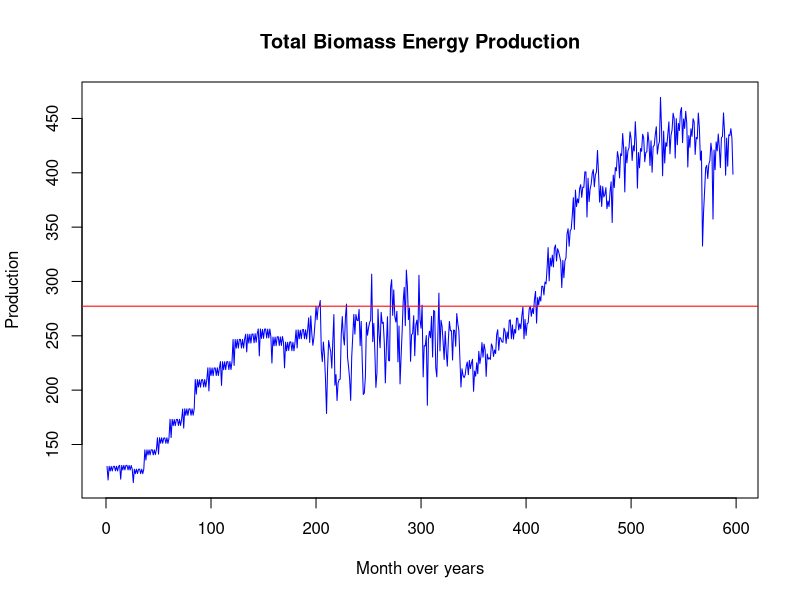
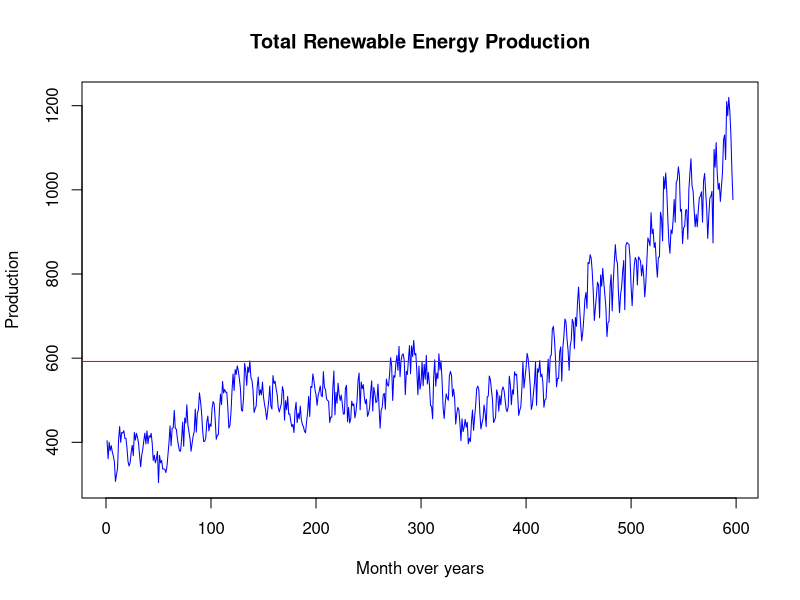
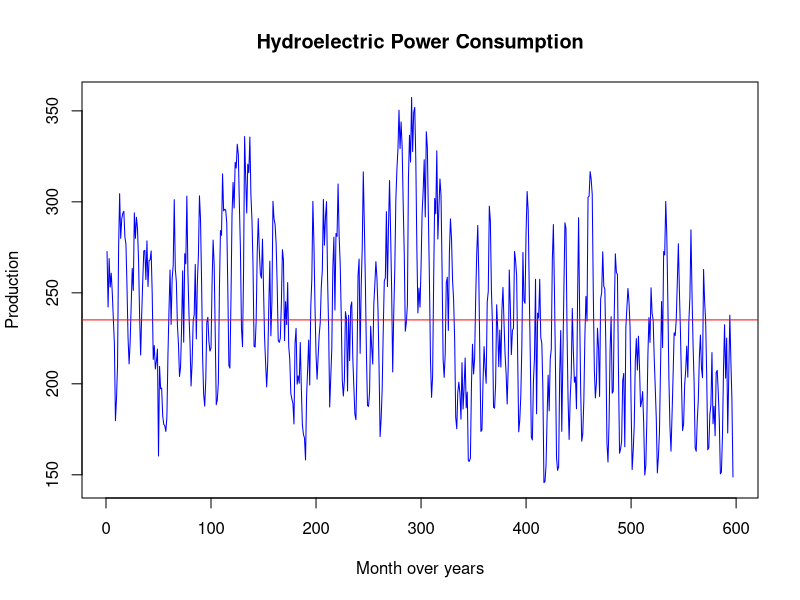
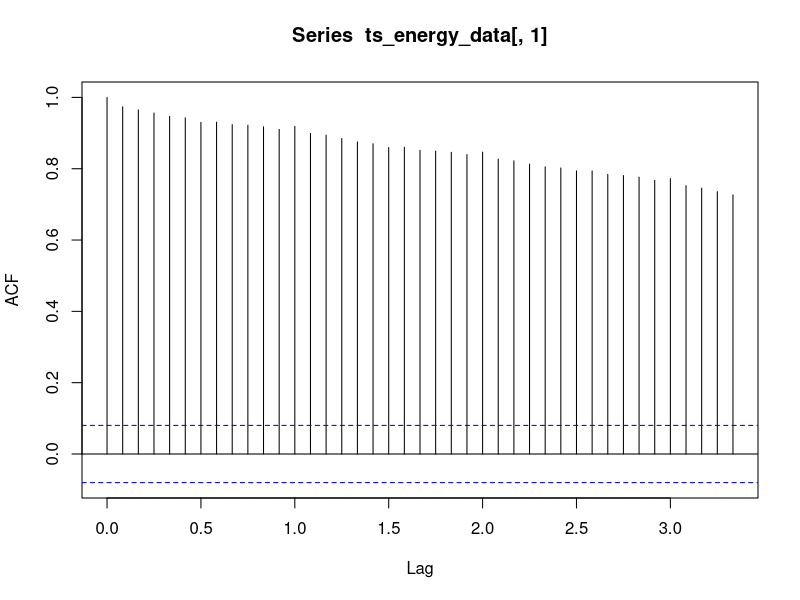
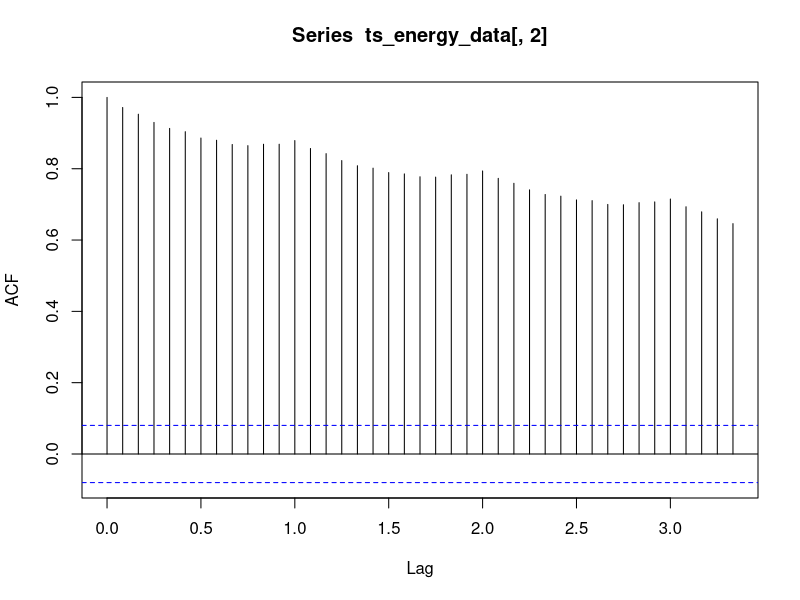
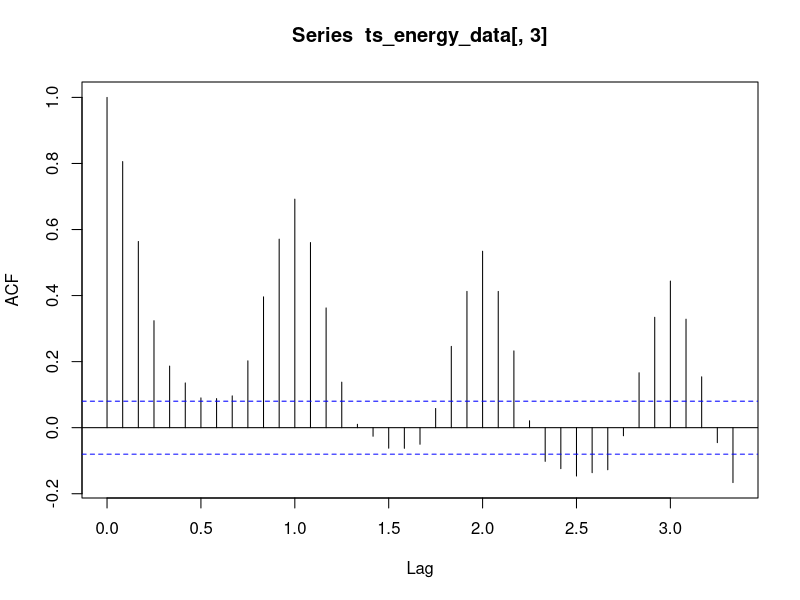
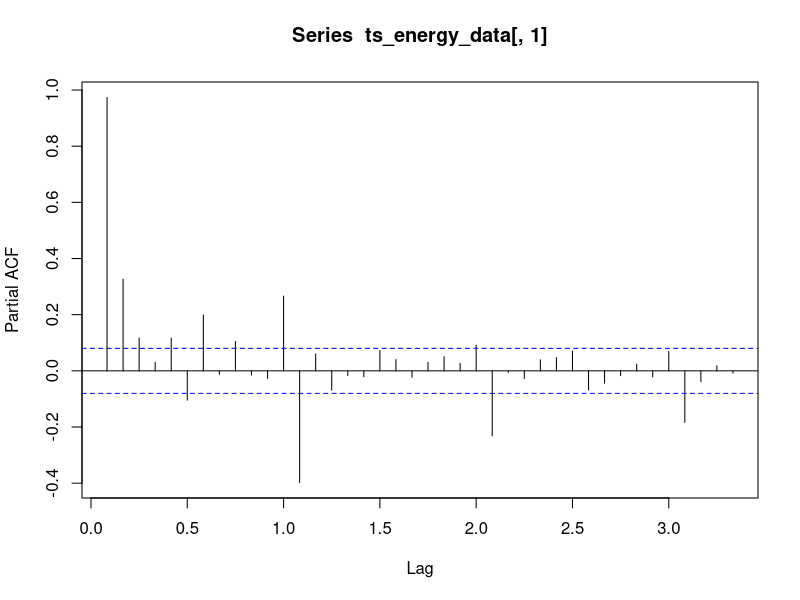
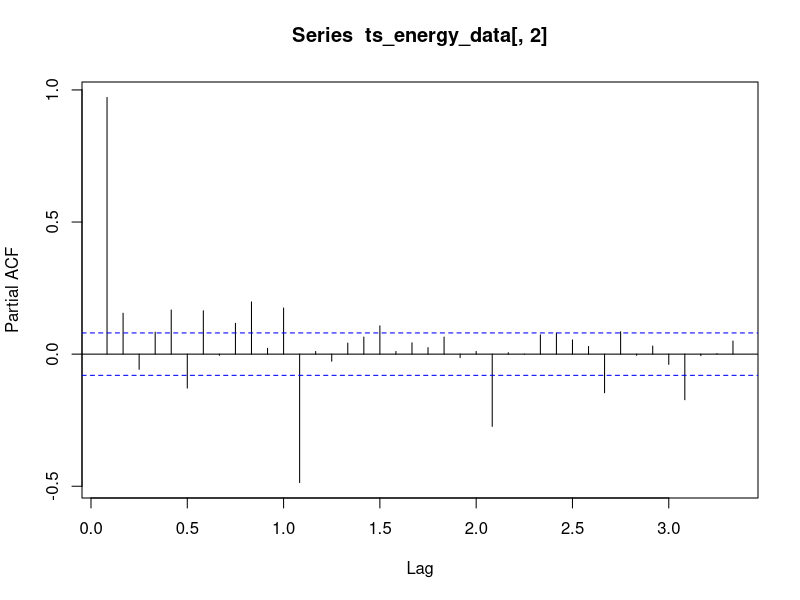

The R source for these figures, in order:
## ---- chunk 1
#Load/install required package here
library(forecast)
library(tseries)
library(dplyr)
## ---- chunk 2
#Importing data set
energy_data <- read.csv(file="../Data/Table_10.1_Renewable_Energy_Production_and_Consumption_by_Source-Edit.csv", header = TRUE, dec = ".", sep=",",stringsAsFactors = TRUE) 

#check that colnames are already stored because we deleted the units line so we were able to automatically import it
colnames(energy_data)
head(energy_data)
## ---- chunk 3
#Use dplyr select
energy_data1 <- energy_data %>% select(1,4,5,6) 

nenergy <- ncol(energy_data1)-1
nobs <- nrow(energy_data1) 

head(energy_data1)

## ---- chunk 4
ts_energy_data <- ts(energy_data1[,2:4],frequency=12,start=c(1973,1))

ts_energy_data
## ---- chunk 5
mean_biomass <- mean(energy_data1$Total.Biomass.Energy.Production, na.rm=TRUE)
mean_renewbale <- mean(energy_data1$Total.Renewable.Energy.Production, na.rm=TRUE)
mean_hydro <- mean(energy_data1$Hydroelectric.Power.Consumption, na.rm=TRUE)

sd_biomass <- sd(energy_data1$Total.Biomass.Energy.Production, na.rm=TRUE)
sd_renewable <- sd(energy_data1$Total.Renewable.Energy.Production, na.rm=TRUE)
sd_hydro <- sd(energy_data1$Hydroelectric.Power.Consumption, na.rm=TRUE)

mean_biomass
mean_renewbale
mean_hydro
sd_biomass
sd_renewable
sd_hydro

## ---- chunk 6
plot(energy_data1[,"Total.Biomass.Energy.Production"],type="l",col="blue",xlab="Month over years",ylab="Production",main="Total Biomass Energy Production") 

#Additional - Suppose you want to add a line with the mean
abline(h=mean(energy_data1[,"Total.Biomass.Energy.Production"]),col="red")

## ---- chunk 7
plot(energy_data1[,"Total.Renewable.Energy.Production"],type="l",col="blue",xlab="Month over years",ylab="Production",main="Total Renewable Energy Production") 

#Additional - Suppose you want to add a line with the mean
abline(h=mean(energy_data1[,"Total.Renewable.Energy.Production"]),col="red")

## ---- chunk 8
plot(energy_data1[,"Hydroelectric.Power.Consumption"],type="l",col="blue",xlab="Month over years",ylab="Production",main="Hydroelectric Power Consumption") 

#Additional - Suppose you want to add a line with the mean
abline(h=mean(energy_data1[,"Hydroelectric.Power.Consumption"]),col="red")

## ---- chunk 9
cor(ts_energy_data) 
## ---- chunk 10
Biomass_acf=acf(ts_energy_data[,1],lag.max=40, type="correlation", plot=TRUE)
Renewable_acf=acf(ts_energy_data[,2],lag.max=40, type="correlation", plot=TRUE)
Hydro_acf=acf(ts_energy_data[,3],lag.max=40, type="correlation", plot=TRUE)


## ---- chunk 11
Biomass_pacf=pacf(ts_energy_data[,1],lag.max=40, plot=TRUE)
Renewable_pacf=pacf(ts_energy_data[,2],lag.max=40, plot=TRUE)
Hydro_pacf=pacf(ts_energy_data[,3],lag.max=40, plot=TRUE)
